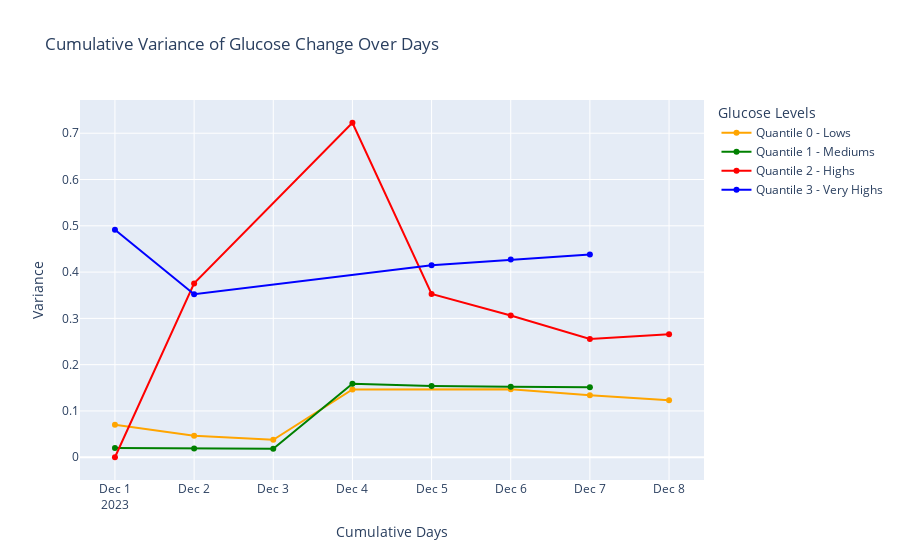

Notebook code for this chart:
### Code cell
fig = go.Figure()

fig.add_trace(go.Scatter(
    x=result_df_lows.index,
    y=result_df_lows['Variance'],
    mode='lines+markers',
    name='Quantile 0 - Lows',
    marker=dict(color='orange')
))

fig.add_trace(go.Scatter(
    x=result_df_mediums.index,
    y=result_df_mediums['Variance'],
    mode='lines+markers',
    name='Quantile 1 - Mediums',
    marker=dict(color='green')
))

fig.add_trace(go.Scatter(
    x=result_df_highs.index,
    y=result_df_highs['Variance'],
    mode='lines+markers',
    name='Quantile 2 - Highs',
    marker=dict(color='red')
))

fig.add_trace(go.Scatter(
    x=result_df_very_highs.index,
    y=result_df_very_highs['Variance'],
    mode='lines+markers',
    name='Quantile 3 - Very Highs',
    marker=dict(color='blue')
))

fig.update_layout(
    title='Cumulative Variance of Glucose Change Over Days',
    xaxis_title='Cumulative Days',
    yaxis_title='Variance',
    legend_title='Glucose Levels'
)

fig.show()

### Figure 1 — Plotly figure (JSON) as saved in the notebook; plotly's stock layout.template omitted (floating-point values rounded to 4 significant figures)
{"data": [{"marker": {"color": "orange"}, "mode": "lines+markers", "name": "Quantile 0 - Lows", "type": "scatter", "x": ["2023-12-01", "2023-12-02", "2023-12-03", "2023-12-04", "2023-12-06", "2023-12-07", "2023-12-08"], "y": [0.07, 0.04667, 0.03778, 0.1464, 0.1471, 0.1341, 0.123]}, {"marker": {"color": "green"}, "mode": "lines+markers", "name": "Quantile 1 - Mediums", "type": "scatter", "x": ["2023-12-01", "2023-12-02", "2023-12-03", "2023-12-04", "2023-12-05", "2023-12-06", "2023-12-07"], "y": [0.02, 0.0188, 0.01811, 0.1586, 0.1537, 0.1522, 0.151]}, {"marker": {"color": "red"}, "mode": "lines+markers", "name": "Quantile 2 - Highs", "type": "scatter", "x": ["2023-12-01", "2023-12-02", "2023-12-04", "2023-12-05", "2023-12-06", "2023-12-07", "2023-12-08"], "y": [0, 0.3756, 0.7226, 0.3528, 0.306, 0.2556, 0.2657]}, {"marker": {"color": "blue"}, "mode": "lines+markers", "name": "Quantile 3 - Very Highs", "type": "scatter", "x": ["2023-12-01", "2023-12-02", "2023-12-05", "2023-12-06", "2023-12-07"], "y": [0.4915, 0.3522, 0.4147, 0.4271, 0.4381]}], "layout": {"legend": {"title": {"text": "Glucose Levels"}}, "title": {"text": "Cumulative Variance of Glucose Change Over Days"}, "xaxis": {"title": {"text": "Cumulative Days"}}, "yaxis": {"title": {"text": "Variance"}}}}
